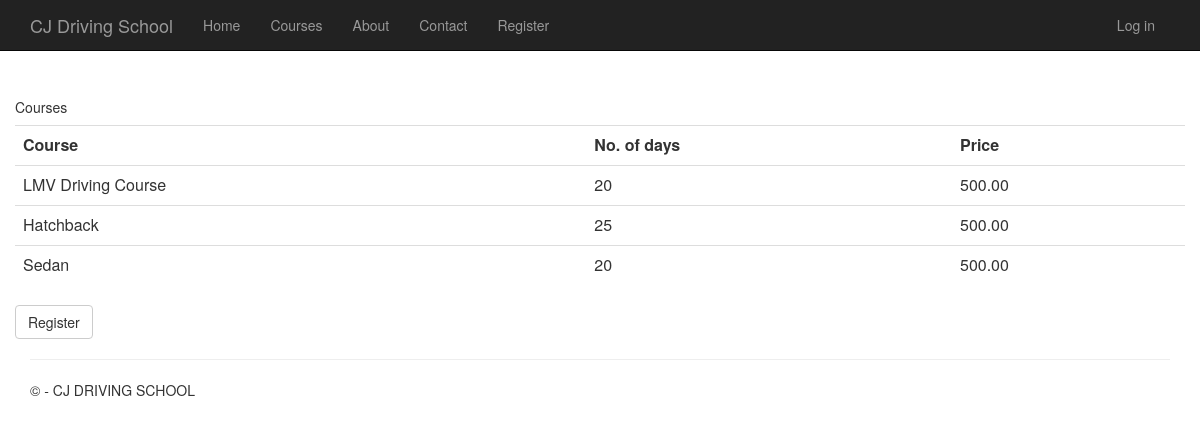
Screenshot of /course/ with the database file from the repository.
### courses/models.py (models this page shows, shortened)
class Course(models.Model):
    title = models.CharField(max_length=200)
    description = models.TextField()
    number_of_days = models.IntegerField(choices=DAYS_CHOICES, default=20)
    price = models.DecimalField(max_digits=6, decimal_places=2)
    objects = models.Manager()

### courses/views.py (the view)
# urls.py: path('course/', views.courses, name='courses'),
def courses(request):
    course = Course.objects.all()
    return render(request, 'courses/course.html', {'courses': course})

### courses/templates/courses/course.html
{% extends "courses/layout.html" %}
{% load static %}
{% block content %}
<br>
    <div class="row">
			<div class="col-md">
				<div class="card card-body">
					<h5>Courses</h5>
				</div>
				<div class="card card-body">
					<table class="table">
						<tr>
							<th>Course</th>
							<th>No. of days</th>
							<th>Price</th>
						</tr>
						{% for i in courses %}
							<tr>
								<td>{{i.title}}</td>
								<td>{{i.number_of_days}}</td>
								<td>{{i.price}}</td>
							</tr>
						{% endfor %}
					</table>
					<a class="btn btn-default" href="{% url 'course-enroll' %}">Register</a>
				</div>
            </div>
    </div>
{% endblock %}

### static/content/site.css (style rules this page uses)
body { padding-top: 50px; padding-bottom: 20px; }

### rows the page displays
Course: title "LMV Driving Course", number_of_days "20", price "500.00"
Course: title "Hatchback", number_of_days "25", price "500.00"
Course: title "Sedan", number_of_days "20", price "500.00"
